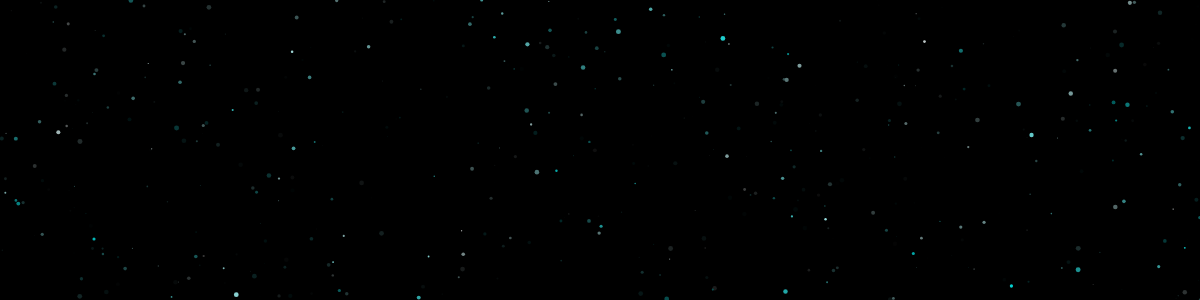
Frame 1 (no input)
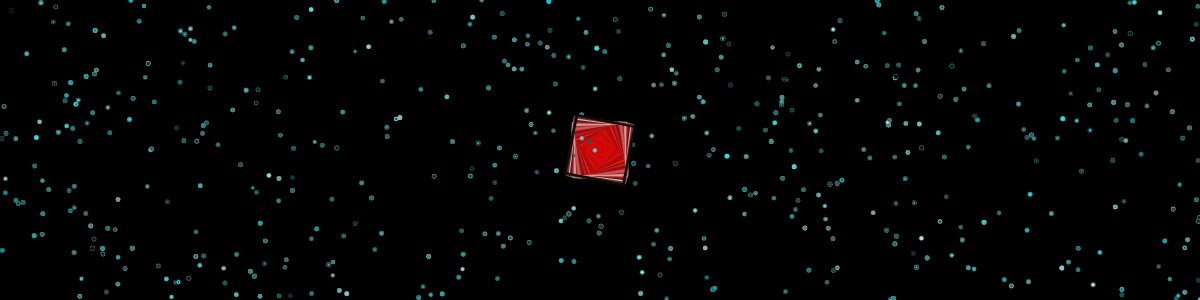
Frame 60 (no input)
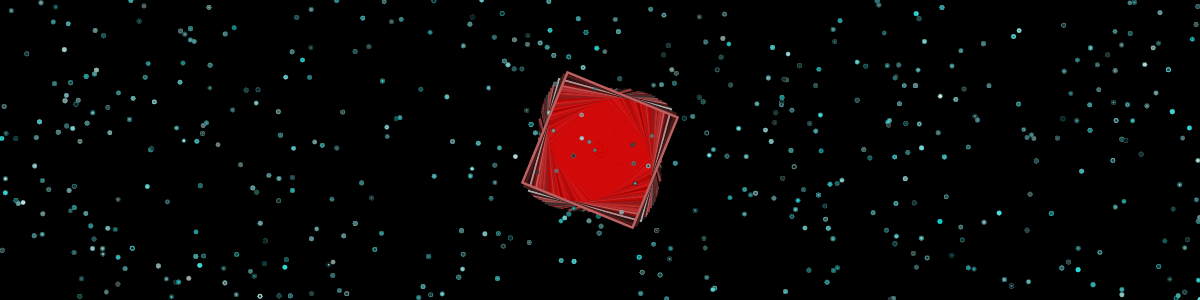
Frame 120 (the mouse pressed at the canvas centre since frame 60)

The p5.js sketch that drew these frames (run headless with seeded random() and noise() and a simulated clock; from frame 60 on, the mouse is pressed at the canvas centre):

// p5.js sketch
// ── sketch.js
let canvas;

//Swarm
let swarm = []
let num_particles = 500;

const MIN = 0; MAX = 1000;
let diam = 0;
let inc = 1;
let alf = 100
let deg = 0;
let H1 = 0;
let x = 0;
let y = 0;
let reset1;


function setup() {
  canvas = createCanvas(windowWidth, 300);
  canvas.position(0, 50);
  canvas.style('z-index', '-1');
  colorMode(HSB, 360, 100, 100, 100);
  frameRate(20);
  background(0);


  //build swarm
  for (let i = 0; i < num_particles; i++){
    swarm.push(new particle(random(width), random(height)));
  }
}

function draw() {
  background(0,1);
  
  for(let i=0; i < swarm.length; i++){
    // swarm[i].update();
    swarm[i].display(); 
  }
  rectMode(CENTER);
  strokeWeight(random(1,3));
  stroke(H1, random(100), random(100), 100)
  fill(H1,100, 100, 5);
  // noFill();
  
  push();
  translate(width/2, height/2);
  rotate(deg);
  rect(x, y, diam);
  pop();
  diam += inc;
  alf -= inc;
  deg += random(0.01, 0.05);

  if (width < height){
    reset1 = width/2
  } else {
    reset1 = height/2
  }
  if (diam == MIN || diam == reset1){
    inc *= -1;
  }
  if (diam <= 0){
    H1 = random(360);
    x = random(-width*.3, width*.3);
    y = random(-height*.3, height*.3);
  }

  }


//Particle class
function particle(x, y){
  this.loc = createVector(x, y);

this.display = function(){
  noStroke();
  fill(180, random(100), random(100), random(100));
  circle(this.loc.x, this.loc.y, random(5));
}

}

function windowResized() {
  //console.log('resized');
  resizeCanvas(windowWidth, 300);
}
